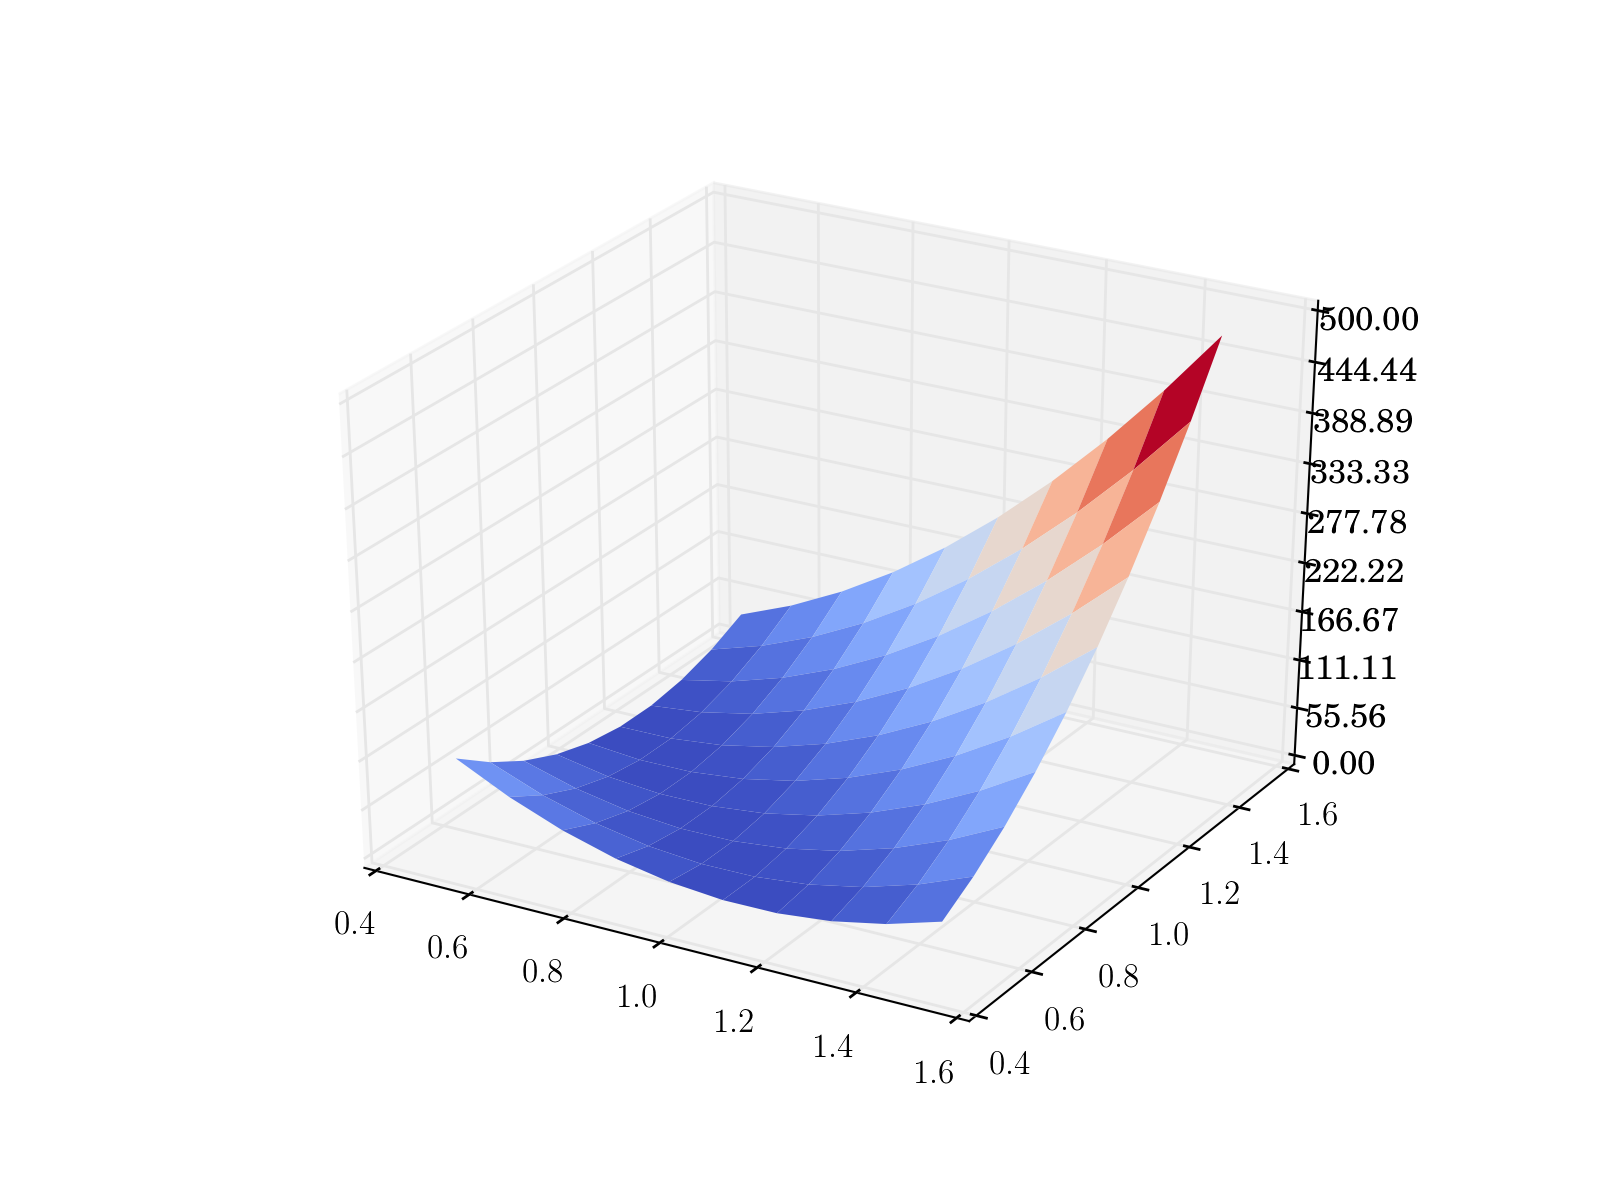

Generate this figure with Python:
#!/usr/bin/env python

from copy import copy
import numpy as np
import sympy as sp

import matplotlib.pyplot as plt

plt.rc('text', usetex=True)
plt.rc('font', family='serif')

from matplotlib import cm
from matplotlib.ticker import LinearLocator, FormatStrFormatter
from mpl_toolkits.mplot3d import Axes3D
    
# performs substantiations for scalar syms_f: syms_x --> sym_a
def s_subs(sym_f, sym_x, sym_a):
    if len(sym_x) != len(sym_a):
        raise TypeError("subs2 arguments must have the same length")

    return sym_f.subs(zip(sym_x, sym_a))

# performs substantiations for matrix syms_m: syms_x --> sym_a
def m_subs(sym_m, sym_x, sym_a):
    if len(sym_x) != len(sym_a):
        raise TypeError("subs2 arguments must have the same length")

    res = copy(sym_m)
    for cur_sym_x, cur_sym_a in zip(sym_x, sym_a):
        res = res.subs(cur_sym_x, cur_sym_a)
    return res

# computes f(X)
def val2(sym_f, sym_x, val_x):
    if len(sym_x) != len(val_x):
        raise TypeError("val2 arguments must have the same length")

    res = sym_f.subs(zip(sym_x, val_x))
    return float(res)

# returns python's f(val_x)
def lambdify2(sym_f, sym_x):
    return sp.lambdify(sym_x, sym_f)

# computes partial difference of sym_f
# by each of sym_x[i]
# return scalar value
def s_diff(sym_f, sym_x):
    res = []
    for cur_sym_x in sym_x:
        res.append(sym_f.diff(cur_sym_x))

    return res

# plots 3D representation of function
def plot2(f, val_x, val_y, filename):
    mesh_val_x, mesh_val_y = np.meshgrid(val_x, val_y)
    mesh_r = np.vectorize(f)(mesh_val_x, mesh_val_y)

    figure = plt.figure()
    ax = figure.gca(projection='3d')
    surface = ax.plot_surface(mesh_val_x, mesh_val_y, mesh_r,
                              rstride=1, cstride=1, cmap=cm.coolwarm,
                              linewidth=0)

    ax.zaxis.set_major_locator(LinearLocator(10))
    ax.zaxis.set_major_formatter(FormatStrFormatter('%.02f'))
    
    plt.savefig(filename, dpi=200)
    figure.clear()

# computes X - Y' in vector form
# return vector value
def v_minus(X, Y):
    if len(X) != len(Y):
        raise TypeError("v_minus arguments must have the same length")

    res = []
    for i,_ in enumerate(X):
        res.append(X[i] - Y[i])

    return res
    
# returns symbolic Taylor approximation of function
def taylor2(sym_f, sym_x, sym_a):
    if len(sym_x) != len(sym_a):
        raise TypeError("taylor2 arguments must have the same length")

    m_sym_x = sp.Matrix(sym_x)
    m_sym_a = sp.Matrix(sym_a)
    
    sym_dst = m_sym_x - m_sym_a
    print("sym_dst:", sym_dst)
    
    A = m_subs(sp.Matrix(s_diff(sym_f, sym_x)), sym_x, sym_a)
    print("A:", A)

    B = m_subs(sp.hessian(sym_f, sym_x), sym_x, sym_a)
    print("B:", B)
    
    sym_appr = s_subs(sym_f, sym_x, sym_a)
    sym_appr += (A.T * sym_dst)[0,0]
    sym_appr += sp.sympify('0.5') * (sym_dst.T * B * sym_dst)[0,0]
    
    return sp.simplify(sym_appr)


SYM_REAL_F = sp.sympify('(x_1 + x_2)**6 - 2*(x_1 + x_2) - 7')

SYM_X = sp.symbols('x_1 x_2')
SYM_A = sp.symbols('a_1 a_2')

VAL_A = (1, 1)

MIN_X = 0.5
MAX_X = 1.5
NUM_X = 10

MIN_Y = 0.5
MAX_Y = 1.5
NUM_Y = 10

VALS_X = np.linspace(MIN_X, MAX_X, NUM_X)
VALS_Y = np.linspace(MIN_Y, MAX_Y, NUM_Y)

real_f = sp.lambdify(SYM_X, SYM_REAL_F)

print('Source function:', SYM_REAL_F)
plot2(real_f, VALS_X, VALS_Y, 'real_2.png')

sym_appr_f = taylor2(SYM_REAL_F, SYM_X, SYM_A)

appr_f = sp.lambdify(
    SYM_X,
    s_subs(sym_appr_f, SYM_A, VAL_A)
)

print('Taylor\'s approximation: {}'.format(
    sym_appr_f
))
    
plot2(appr_f, VALS_X, VALS_Y, 'taylor_2.png')
